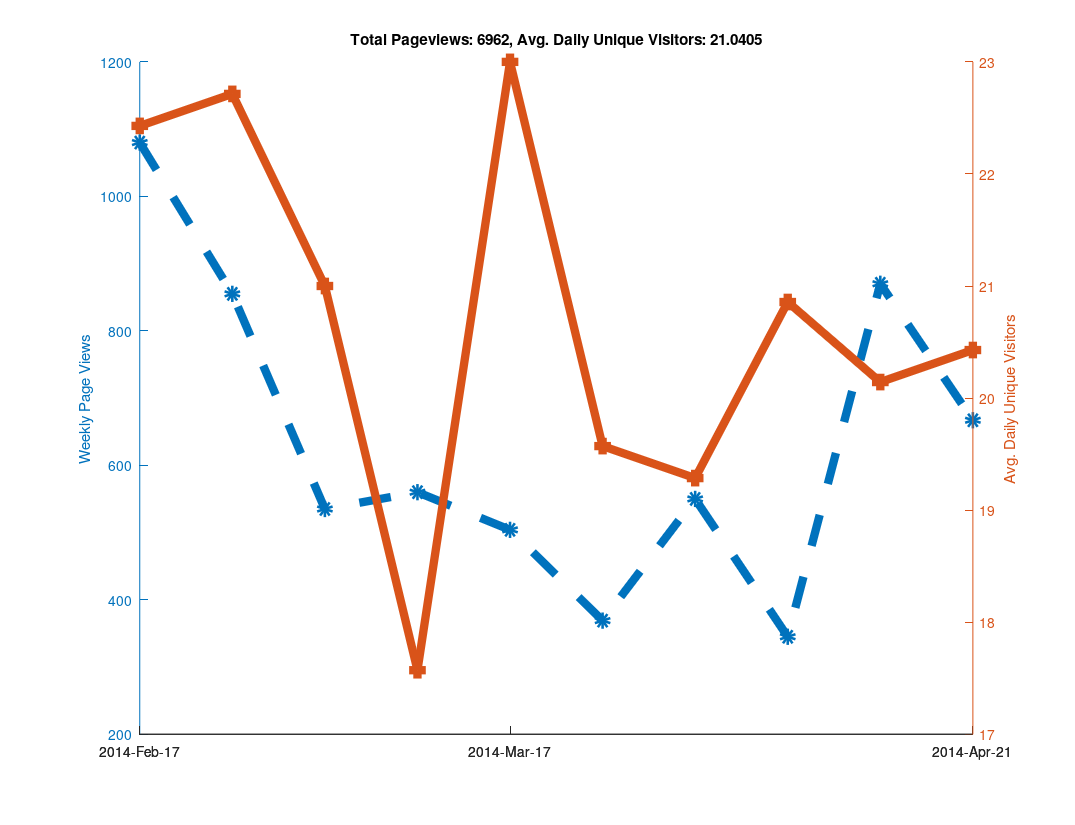

Recreate this plot in MATLAB.
clear all

% Github has a "traffic" page now, but it doesn't seem like you can
% put in an arbitrary date range?  When I looked at it, it showed the
% numbers of unique visitors and views for the last two weeks only...
% So as long as I check back at least once every two weeks I can keep
% a record of it?  Great...

% https://github.com/libMesh/libmesh/graphs/traffic

% Date, Views, Unique Visitors
data = {
    '2014-Feb-17', 274, 25
    '2014-Feb-18', 145, 30
    '2014-Feb-19', 129, 27
    '2014-Feb-20', 202, 24
    '2014-Feb-21', 240, 22
    '2014-Feb-22', 62,  17
    '2014-Feb-23', 28,  12
    '2014-Feb-24', 217, 19
    '2014-Feb-25', 90,  25
    '2014-Feb-26', 189, 36
    '2014-Feb-27', 112, 26
    '2014-Feb-28', 81,  20
    '2014-Mar-01', 113, 17
    '2014-Mar-02', 53,  16
    '2014-Mar-03', 41,  21
    '2014-Mar-04', 144, 35
    '2014-Mar-05', 51,  20
    '2014-Mar-06', 157, 25
    '2014-Mar-07', 50,  22
    '2014-Mar-08', 50,  11
    '2014-Mar-09', 42,  13
    '2014-Mar-10', 61,  16
    '2014-Mar-11', 27,  16
    '2014-Mar-12', 111, 20
    '2014-Mar-13', 66,  20
    '2014-Mar-14', 223, 25
    '2014-Mar-15', 46,   9
    '2014-Mar-16', 26,  17
    '2014-Mar-17', 80,  29
    '2014-Mar-18', 59,  30
    '2014-Mar-19', 85,  31
    '2014-Mar-20', 122, 18
    '2014-Mar-21', 61,  21
    '2014-Mar-22', 33,  18
    '2014-Mar-23', 64,  14
    '2014-Mar-24', 95,  24
    '2014-Mar-25', 75,  28
    '2014-Mar-26', 49,  18
    '2014-Mar-27', 57,  24
    '2014-Mar-28', 33,  16
    '2014-Mar-29', 41,  16
    '2014-Mar-30', 19,  11
    '2014-Mar-31', 52,  12
    '2014-Apr-01', 120, 21
    '2014-Apr-02', 68,  23
    '2014-Apr-03', 98,  28
    '2014-Apr-04', 77,  21
    '2014-Apr-05', 80,  15
    '2014-Apr-06', 55,  15
    '2014-Apr-07', 71,  31
    '2014-Apr-08', 84,  26
    '2014-Apr-09', 33,  18
    '2014-Apr-10', 32,  16
    '2014-Apr-11', 51,  20
    '2014-Apr-12', 25,  15
    '2014-Apr-13', 49,  20
    '2014-Apr-14', 120, 23
    '2014-Apr-15', 191, 27
    '2014-Apr-16', 219, 24
    '2014-Apr-17', 216, 30
    '2014-Apr-18', 63,  19
    '2014-Apr-19', 36,  11
    '2014-Apr-20', 25,   7
    '2014-Apr-21', 115, 24
    '2014-Apr-22', 128, 31
    '2014-Apr-23', 87,  25
    '2014-Apr-24', 108, 23
    '2014-Apr-25', 111, 20
    '2014-Apr-26', 89,   9
    '2014-Apr-27', 29,  11
    '2014-Apr-28', 177, 28
    '2014-Apr-29', 170, 27
    '2014-Apr-30', 183, 28
    '2014-May-01', 97,  25
    };

% length works like you would expect it to for cell arrays.
N=length(data);

% A cell array of strings holding just the dates
dates = {data{:,1}};

% Note the extra square brackets!  This seems to be required (at least
% in Octave) to catch the output of data{:,2} as an array.
views = [data{:,2}];
visitors = [data{:,3}];



% 1.) Make daily plot - You can do this, but it gets a bit hard to read

%% % Can't plot string data automatically?
%% x=linspace(1,N,N);
%%
%% % Only way to set linestyles with plotyy is after the fact, apparently.
%% % plotyy returns the axis handle first, followed by the two plot handles.
%% clf;
%% hold on;
%% [haxis, h1, h2] = plotyy(x, views, x, visitors);
%%
%% % Label the axes
%% ylabel (haxis(1), 'Daily Page Views');
%% ylabel (haxis(2), 'Daily Unique Visitors');
%%
%% % Totaling unique visitors doesn't really mean much...
%% title (['Total Pageviews: ', num2str(sum(views)), ', Avg. Daily Unique Visitors: ', num2str(mean(visitors))]);
%%
%% % Make thick lines - this looks better in PDF
%% set([h1, h2], 'linewidth', 6);
%%
%% % Turn on markers
%% set(h1, 'marker', 'o');
%% set(h2, 'marker', 's');
%%
%% % Set marker size
%% set([h1, h2], 'markersize', 6);
%%
%% % Make dashed line?  Aquaterm doesn't seem to properly display this, but it
%% % does work in the PDF!
%% set(h1, 'linestyle', '--');
%%
%% % Set the xticks and labels so that it shows dates instead of numbers.
%% xticksat = [1 length(x)];
%% set(haxis, 'xtick', xticksat);
%%
%% for i=1:length(xticksat)
%%   xtlabels{i} = data{xticksat(i), 1};
%% end
%% set(haxis, 'xticklabel', xtlabels);
%%
%% % Print to PDF
%% set (gcf, "paperposition", [0.25, 0.25, 10.75, 8.25]);
%% set (gcf, "papersize", [11, 8.5]);
%% set (gcf, "paperorientation", 'landscape');
%%
%% % Make a PDF of this plot.
%% print('-dpdf', 'github_traffic.pdf', '-FHelvetica:20');



% 2.) Make weekly plot - the data is naturally week-periodic
week_indexes = 1:7:N;

% Get total views and average unique viewers for each week
week_views = [];
week_visitors = [];
  for i=1:length(week_indexes)-1
  start = week_indexes(i);
  stop = week_indexes(i+1) - 1;
  week_views(end+1) = sum(views(start:stop));
  week_visitors(end+1) = mean(visitors(start:stop));
end

clf;
hold on;
x=linspace(1, length(week_views), length(week_views));
[haxis, h1, h2] = plotyy(x, week_views, x, week_visitors);

% Label the axes
ylabel (haxis(1), 'Weekly Page Views');
ylabel (haxis(2), 'Avg. Daily Unique Visitors');

% Totaling unique visitors doesn't really mean much...
title (['Total Pageviews: ', num2str(sum(views)), ', Avg. Daily Unique Visitors: ', num2str(mean(visitors))]);

% Make thick lines - this looks better in PDF
set([h1, h2], 'linewidth', 6);

% Turn on markers
set(h1, 'marker', 'o');
set(h2, 'marker', 's');

% Set marker size
set([h1, h2], 'markersize', 6);

% Make dashed line?  Aquaterm doesn't seem to properly display this, but it
% does work in the PDF!
set(h1, 'linestyle', '--');

% Set the xticks and labels so that it shows dates instead of numbers.
xticksat = [1 ceil(length(x)/2) length(x)];
set(haxis, 'xtick', xticksat);

for i=1:length(xticksat)
  xtlabels{i} = data{week_indexes(xticksat(i)), 1};
end
set(haxis, 'xticklabel', xtlabels);

% Print to PDF
set (gcf, "paperposition", [0.25, 0.25, 10.75, 8.25]);
set (gcf, "papersize", [11, 8.5]);
set (gcf, "paperorientation", 'landscape');

% Make a PDF of this plot.
print('-dpdf', 'weekly_github_traffic.pdf', '-FHelvetica:20');



% 3.) Make monthly plot - not enough data to be interesting yet...

%% month_intervals = {'2014-Feb-17', '2014-Mar-17', '2014-Apr-17'};
%%
%% % Numerical indexes of the month intervals
%% month_indexes = [];
%%
%% for i=1:length(month_intervals)
%%   % Calling 'strcmp' on a cell array of strings returns an array of 0s
%%   % and 1s, then 'find' returns the non-zero index.  The 'end' keyword
%%   % is used to append to the array.
%%   month_indexes(end+1) = find(strcmp(month_intervals{i}, dates));
%% end
%%
%% % Get total views and average unique viewers for each month
%% month_views = [];
%% month_visitors = [];
%%   for i=1:length(month_indexes)-1
%%   start = month_indexes(i);
%%   stop = month_indexes(i+1) - 1;
%%   month_views(end+1) = sum(views(start:stop));
%%   month_visitors(end+1) = mean(visitors(start:stop));
%% end
%%
%% clf;
%% hold on;
%% x=linspace(1, length(month_views), length(month_views));
%% [haxis, h1, h2] = plotyy(x, month_views, x, month_visitors);
